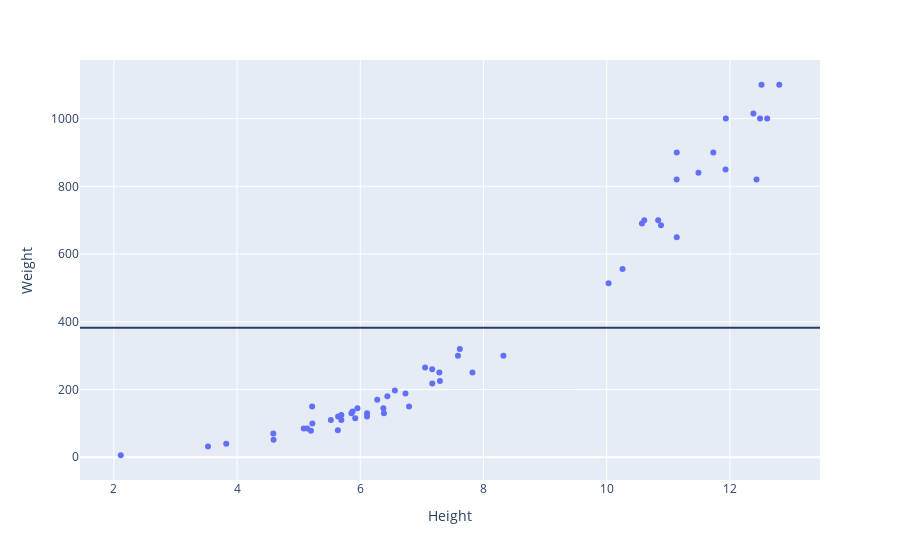

The notebook cell saved with this chart:
### Code cell
fig.show()

### Figure 1 — Plotly figure (JSON) as saved in the notebook; plotly's stock layout.template omitted (floating-point values rounded to 4 significant figures)
{"data": [{"hovertemplate": "Height=%{x}<br>Weight=%{y}<extra></extra>", "legendgroup": "", "marker": {"color": "#636efa", "symbol": "circle"}, "mode": "markers", "name": "", "orientation": "v", "showlegend": false, "type": "scatter", "x": [2.112, 3.528, 3.824, 4.592, 4.588, 5.222, 5.199, 5.636, 5.138, 5.082, 5.692, 5.918, 5.692, 6.384, 6.11, 5.64, 6.11, 5.875, 5.522, 5.856, 6.792, 5.953, 5.218, 6.275, 7.293, 6.375, 6.733, 6.439, 6.561, 7.168, 8.323, 7.167, 7.052, 7.283, 7.82, 7.585, 7.616, 10.03, 10.26, 11.49, 10.88, 10.61, 10.84, 10.57, 11.14, 11.14, 12.43, 11.93, 11.73, 12.38, 11.13, 12.8, 11.93, 12.51, 12.6, 12.49], "xaxis": "x", "y": [5.9, 32, 40, 51.5, 70, 100, 78, 80, 85, 85, 110, 115, 125, 130, 120, 120, 130, 135, 110, 130, 150, 145, 150, 170, 225, 145, 188, 180, 197, 218, 300, 260, 265, 250, 250, 300, 320, 514, 556, 840, 685, 700, 700, 690, 900, 650, 820, 850, 900, 1015, 820, 1100, 1000, 1100, 1000, 1000], "yaxis": "y"}], "layout": {"legend": {"tracegroupgap": 0}, "margin": {"t": 60}, "shapes": [{"type": "line", "x0": 0, "x1": 1, "xref": "x domain", "y0": 382.2, "y1": 382.2, "yref": "y"}], "xaxis": {"anchor": "y", "domain": [0, 1], "title": {"text": "Height"}}, "yaxis": {"anchor": "x", "domain": [0, 1], "title": {"text": "Weight"}}}}
